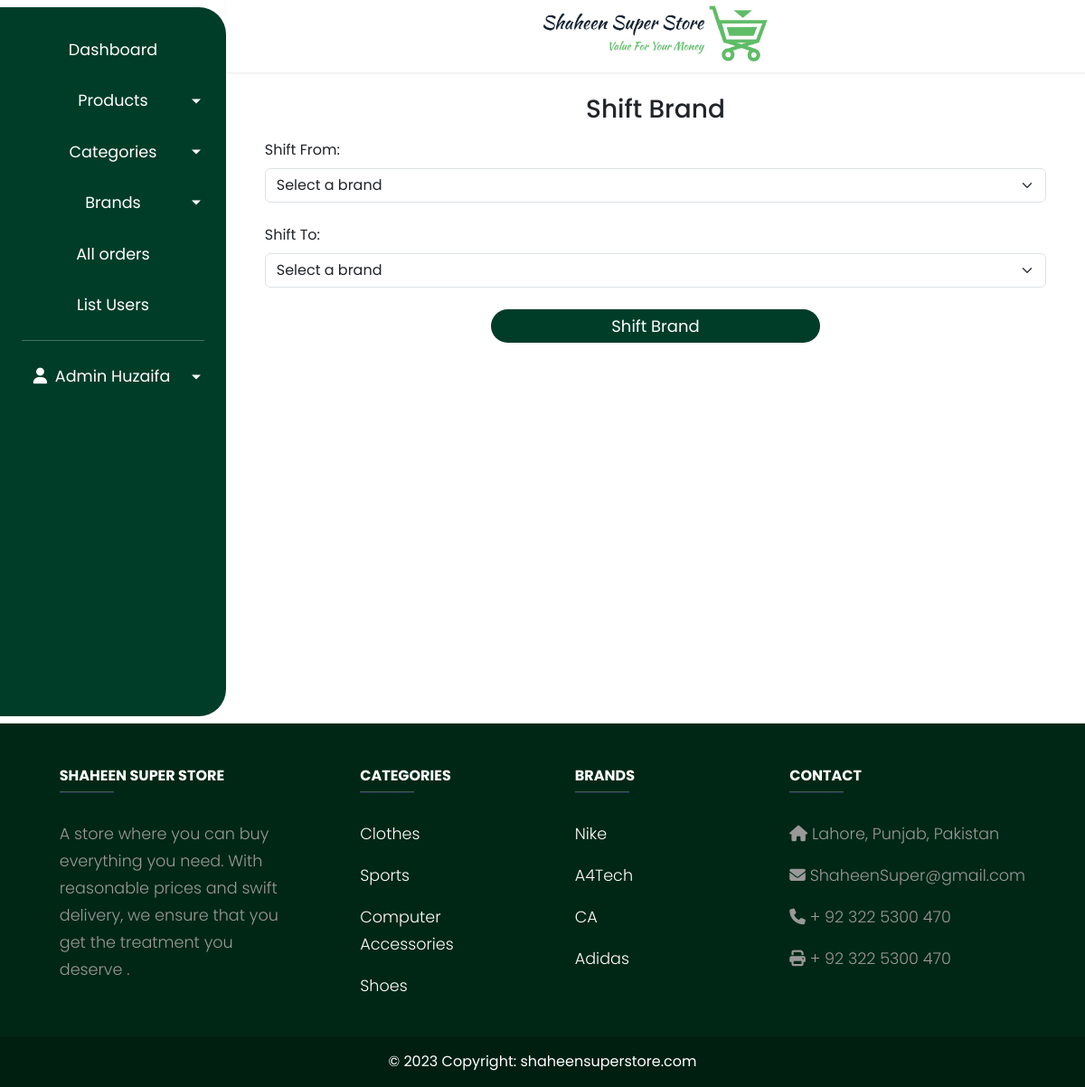
/admin/index.php?shift_brand_of_products (signed in), run on the app's committed database.
### tables this page shows
CREATE TABLE `categories` (
  `category_id` int(11) NOT NULL,
  `category_name` varchar(50) NOT NULL
);

CREATE TABLE `brands` (
  `brand_id` int(11) NOT NULL,
  `brand_name` varchar(50) NOT NULL
);

### admin/shift_brand.php (the view, shortened to what this page needs)
<form action="" method="post">
    <h3 class="text-center mb-3">Shift Brand</h3>
    <div class="form-outline mb-4 textField">
        <label for="from_brand" class="form-label">Shift From:</label>
        <select name="from_brand" class="form-select" id="" required="required">
            <option value="">Select a brand</option>
        </select>
    </div>
    <div class="form-outline mb-4 textField">
        <label for="to_brand" class="form-label">Shift To:</label>
        <select name="to_brand" class="form-select" id="" required="required">
            <option value="">Select a brand</option>
        </select>
    </div>
    <div class="form-outline text-center">
        <input type="submit" class="SubmitButton" name=shift_brand value="Shift Brand">
    </div>
</form>

### footer.php
<div class="container-fluid p-0 ">
    <footer class="text-center text-lg-start text-white" style=" background-color: #002715">
        <div class="container text-center text-md-start ">
            <div class="row">
                <div class="col-md-3 col-lg-4 col-xl-3 mx-auto mb-4 mt-5">
                    <h6 class="text-uppercase fw-bold">Shaheen Super Store</h6>
                    <hr class="mb-4 mt-0 d-inline-block mx-auto"
                        style="width: 60px; background-color: #7c4dff; height: 2px" />
                    <p class="px-2 px-md-0">
                        A store where you can buy everything you need. With reasonable prices and swift delivery, we
                        ensure that you get the treatment you deserve .
                    </p>
                </div>
                <div class="col-md-2 col-lg-2 col-xl-2 mx-auto mb-4 mt-5 footerLinks">
                    <h6 class="text-uppercase fw-bold">Categories</h6>
                    <hr class="mb-4 mt-0 d-inline-block mx-auto"
                        style="width: 60px; background-color: #7c4dff; height: 2px" />
                    <?php
                            $query = "SELECT * FROM categories LIMIT 4";
                            $result = mysqli_query($con,$query);
                            while($reader = mysqli_fetch_assoc($result)){
                                $cat_name = $reader['category_name'];
                                $cat_id = $reader['category_id'];
                                echo"
                                <p>
                                <a href='http://shaheen-super-store.infinityfreeapp.com/index.php?category=$cat_id' class='text-white'>$cat_name</a>
                                </p>";
                            }
                        ?>
                </div>
                <div class="col-md-2 col-lg-2 col-xl-2 mx-auto mb-4 mt-5 footerLinks">
                    <h6 class="text-uppercase fw-bold">Brands</h6>
                    <hr class="mb-4 mt-0 d-inline-block mx-auto"
                        style="width: 60px; background-color: #7c4dff; height: 2px" />
                    <?php
                            $query = "SELECT * FROM brands LIMIT 4";
                            $result = mysqli_query($con,$query);
                            while($reader = mysqli_fetch_assoc($result)){
                                $brand_name = $reader['brand_name'];
                                $brand_id = $reader['brand_id'];
                                echo"
                                <p>
                                <a href='http://shaheen-super-store.infinityfreeapp.com/index.php?brand=$brand_id' class='text-white'>$brand_name</a>
                                </p>";
                            }
                        ?>
                </div>
                <div class="col-md-4 col-lg-3 col-xl-3 mx-auto mb-md-0 mb-4 mt-5 footerLinks">
                    <h6 class="text-uppercase fw-bold">Contact</h6>
                    <hr class="mb-4 mt-0 d-inline-block mx-auto"
                        style="width: 60px; background-color: #7c4dff; height: 2px" />
                    <p><i class="fas fa-home mr-3"></i> Lahore, Punjab, Pakistan</p>
                    <p><i class="fas fa-envelope mr-3"></i> ShaheenSuper@gmail.com</p>
                    <p><i class="fas fa-phone mr-3"></i> + 92 322 5300 470</p>
                    <p><i class="fas fa-print mr-3"></i> + 92 322 5300 470 </p>
                </div>
            </div>
        </div>
        <div class="text-center p-3" style="background-color: rgba(0, 0, 0, 0.2)">
            © 2023 Copyright:
            <a class="text-white" href="http://shaheen-super-store.infinityfreeapp.com/index.php">shaheensuperstore.com</a>
        </div>
    </footer>
</div>

### style.css (style rules this page uses)
* { font-family: 'Poppins', sans-serif; }
.footerLinks a { text-decoration: none; }

### admin/admin.css (style rules this page uses)
p { font-family: 'Poppins', sans-serif; font-size: 1.1em; font-weight: 300; line-height: 1.7em; color: #999; }
a, a:hover, a:focus { color: inherit; text-decoration: none; transition: all 0.3s; }

### data on the page
categories: category_name "Clothes"
categories: category_name "Sports"
categories: category_name "Computer Accessories"
categories: category_name "Shoes"
brands: brand_name "Nike"
brands: brand_name "A4Tech"
brands: brand_name "CA"
brands: brand_name "Adidas"

### other printed values
$_SESSION['admin_Name'] "Admin Huzaifa"
